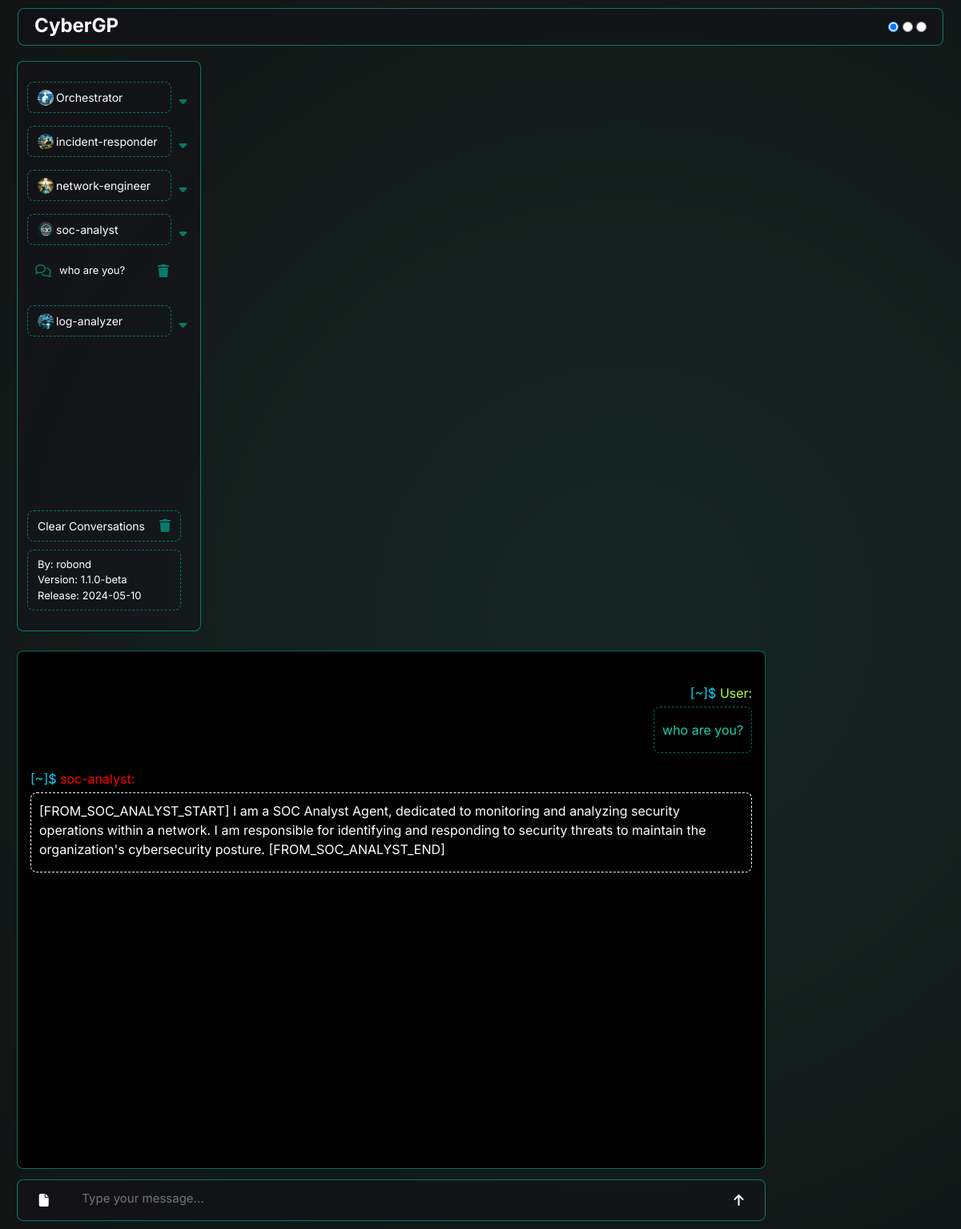
The app's page /soc-analyst/0b9b9f678f9c2e79 with its own data.
### myapp/models.py (models this page shows, shortened)
class Conversation(models.Model):
    guid = models.CharField(max_length=16, unique=True, editable=False)
    created_at = models.DateTimeField(auto_now_add=True)
    title = models.CharField(max_length=255)
    type = models.CharField(max_length=60, default=None)

class Message(models.Model):
    conversation = models.ForeignKey(Conversation, related_name='messages', on_delete=models.CASCADE)
    question = models.TextField()
    answer = models.TextField()
    file_id = models.CharField(max_length=50, blank=False, null=True)
    agent = models.CharField(max_length=100, null=False, blank=False)
    def getAnswer(self):
        return format_as_gpt_print(self.answer)

### myapp/views/chat.py (the view)
# urls.py: path('<str:type>/', agent, name='soc_with_param'),
def agent(request, type, guid = None):
    conversation, messages = find_conversation(guid)
    bringAgentsConversations()
    return render(request, 'soc.html', {
        'chat_history': messages,
        'guid': guid,
        'type': type,
        'agents': agents
    })

### myapp/helpers/conversation.py (called while the page is built)
def bringAgentsConversations():
    for i, agent_data in enumerate(agents):
        agents[i]['conversations'] = Conversation.objects.filter(type=agent_data['type']).order_by('-created_at')

def find_conversation(guid):
    if guid is None:
        conversation = None
        messages = []
    else:
        conversation = Conversation.objects.filter(guid=guid)[0]
        if not(conversation):
            return redirect('orchestrator')
        messages = Message.objects.filter(conversation=conversation)
    return conversation, messages

### myapp/templates/soc.html (shortened to what this page needs)
{% extends 'layouts/base.html' %}
{% block content %}
    <div class="agents">
        {% include 'layouts/agents.html' %}
    </div>
    <div class="conversation disable-scrollbars">
        <div class="messages">
            {% include 'layouts/chatbox.html' %}
        </div>
        <div class="user-input box">
            <div class="input-box">
                <form id="chat-form" method="post" action="{% url 'orchestrator' %}" enctype='multipart/form-data'>
                    <div class="form-content">
                        <button type="button" class="upload-image"  id="upload-button">
                            <i class="fas fa-file"></i>
                        </button>
                        <textarea oninput="textAreaAdjust(this)" id="message-input" type="text" name="user_input" placeholder="Type your message..."  autofocus></textarea>
                        <button type="submit" class="send_button">
                            <i class="fas fa-arrow-up"></i>
                        </button>
                    </div>
                </form>
            </div>
        </div>
    </div>
{% endblock %}

### myapp/templates/layouts/agents.html
    <div class="agents_box">
    <div class="top_buttons">
        {% for agent in agents %}
            <div class="agent" >
                <a class="agent_button" data-agent="{{ agent.type }}" href="/{{ agent.type }}">
                    {% if agent.image %}
                        <img src="../../static/images/{{ agent.image }}.png" alt="{{ agent.name }}">
                    {% endif %}
                    <span>{{ agent.name }}</span>
                </a>
                <a href="#" class="toggle_conversations {% if agent.name == type %}active{% endif %}" data-agent="{{ agent.type }}">
                    <i class=" fas fa-caret-down"></i>
                </a>
                {% if agent.conversations %}
                    <div class="conversations" data-conversations-for="{{ agent.type }}" >
                        {% for conversation in agent.conversations %}
                            <div class="convo" data-guid="{{ conversation.guid }}">
                                <div class="left">
                                    <i class="fa-regular fa-comments"></i>
                                    <a class="convo-title" href="/{{ agent.type }}/{{ conversation.guid }}">{{ conversation.title|truncatechars:30 }}</a><br>
                                </div>
                                <button class="btn remove-button" data-toggle="modal" data-target="#confirmationModal">
                                    <i class="fa fa-trash"></i>
                                </button>
                            </div>
                        {% endfor %}
                    </div>
                {% endif %}
            </div>
        {% endfor %}
    </div>
    <div class="bottom_buttons">
        <button class=""  data-toggle="modal" data-target="#confirmationModal">
            <span>Clear Conversations</span>
            <i class="fa fa-trash"></i>
        </button>
        <div class="info">
            <span class="convo-title">
                By: robond <br>
                Version: 1.1.0-beta<br>
                Release: 2024-05-10<br>
            </span>
        </div>
    </div>
</div>

### myapp/templates/layouts/chatbox.html (shortened to what this page needs)
{% if chat_history %}
    {% for message in chat_history %}
        <br>
        <div class="message" style="text-align: right;">
            <div class="message asker" style="color: greenyellow;">
                <span style="color: rgb(9, 212, 252);">[~]$</span>  User:
            </div>
            <div class="message user" id="asker_message">
                <p> {{ message.question }}</p>
            </div>
        </div>
        {% if message.answer %}
        <div class="message">
            <div class="message answerer" style="color: red; padding-top: 20px;">
                <span style="color: rgb(9, 212, 252);">[~]$</span>  {{ message.agent }}:
            </div>
            <div class="message bot" id="bot_message">
             {{ message.getAnswer|safe }}
            </div>
        </div>
        {% endif %}
    {% endfor %}
{% endif %}

### records on screen
Conversation: title "who are you?"
Message: question "who are you?", agent "soc-analyst", getAnswer "[FROM_SOC_ANALYST_START] I am a SOC Analyst Agent, dedicated to monitoring and analyzing security operations within a network. I am responsible for identifying and responding to security threats to maintain the organization's cybersecurity posture. [FROM_SOC_ANALYST_END]"

### other values on screen
{{ agent.name }} "Orchestrator" "incident-responder" "network-engineer" "soc-analyst" "log-analyzer"
